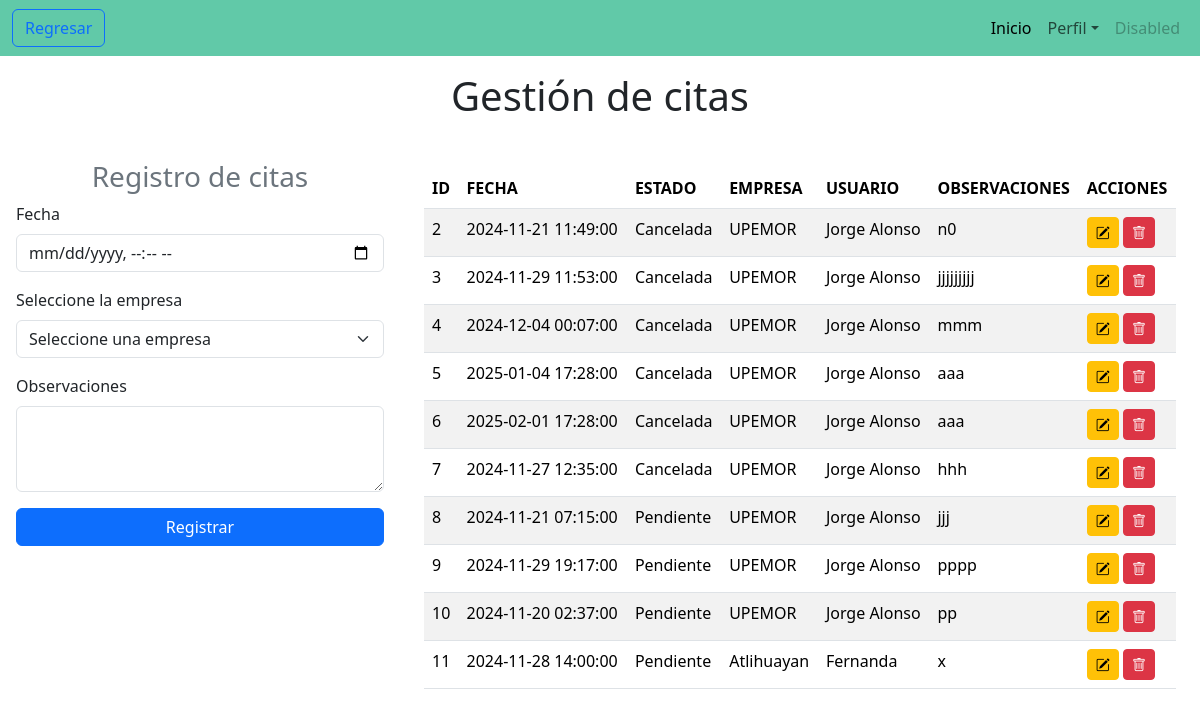
Screenshot of /Vista/Admin/citas.php (signed in) with the database file from the repository.
### tables this page shows
CREATE TABLE `citas` (
  `id_cita` int(11) NOT NULL AUTO_INCREMENT,
  `fecha` datetime NOT NULL,
  `estado` varchar(20) NOT NULL,
  `usuarios_id_usuario` int(11) DEFAULT NULL,
  `empresas_id_empresa` int(11) DEFAULT NULL,
  `observaciones` text DEFAULT NULL,
  PRIMARY KEY (`id_cita`),
  KEY `fk_citas_usuarios` (`usuarios_id_usuario`),
  KEY `fk_citas_empresas` (`empresas_id_empresa`),
  CONSTRAINT `fk_citas_empresas` FOREIGN KEY (`empresas_id_empresa`) REFERENCES `empresas` (`id_empresa`) ON DELETE SET NULL ON UPDATE CASCADE,
  CONSTRAINT `fk_citas_usuarios` FOREIGN KEY (`usuarios_id_usuario`) REFERENCES `usuarios` (`id_usuario`) ON DELETE SET NULL ON UPDATE CASCADE
);

CREATE TABLE `empresas` (
  `id_empresa` int(11) NOT NULL AUTO_INCREMENT,
  `nombre_empresa` varchar(50) NOT NULL,
  `contrasena` varchar(255) NOT NULL,
  `direccion_empresa` text DEFAULT NULL,
  `telefono_empresa` varchar(15) DEFAULT NULL,
  `correo_empresa` varchar(30) NOT NULL,
  `altitud` decimal(10,8) NOT NULL,
  `latitud` decimal(10,8) NOT NULL,
  PRIMARY KEY (`id_empresa`)
);

CREATE TABLE `usuarios` (
  `id_usuario` int(11) NOT NULL AUTO_INCREMENT,
  `nombre` varchar(30) NOT NULL,
  `usuario` varchar(20) NOT NULL,
  `contrasena` varchar(255) NOT NULL,
  `id_rol` int(11) NOT NULL,
  `apellidoP` varchar(25) NOT NULL,
  `apellidoM` varchar(25) NOT NULL,
  `correo` varchar(35) NOT NULL,
  `genero` varchar(25) NOT NULL,
  PRIMARY KEY (`id_usuario`),
  KEY `fk_usuario_rol` (`id_rol`),
  CONSTRAINT `fk_usuario_rol` FOREIGN KEY (`id_rol`) REFERENCES `roles` (`id_rol`) ON DELETE NO ACTION ON UPDATE NO ACTION
);

### Vista/Admin/citas.php (the view, shortened to what this page needs)
<?php
$conexion = new ConexionBD();
$conn = $conexion->conn;
$sql = "SELECT citas.id_cita, citas.fecha, citas.estado, citas.observaciones, empresas.nombre_empresa, usuarios.nombre AS nombre_usuario
        FROM citas
        JOIN empresas ON citas.empresas_id_empresa = empresas.id_empresa
        JOIN usuarios ON citas.usuarios_id_usuario = usuarios.id_usuario";
$result = $conn->query($sql);
?>
<!DOCTYPE html>
<html lang="en">
<head>
    <link href="https://cdn.jsdelivr.net/npm/bootstrap@5.3.3/dist/css/bootstrap.min.css" rel="stylesheet">
    <link href="https://cdn.jsdelivr.net/npm/bootstrap-icons@1.10.5/font/bootstrap-icons.css" rel="stylesheet">
</head>
<body>
<nav class="navbar navbar-expand-lg" style="background-color: #61c9a8;">
    <div class="container-fluid">
        <a href="pagPrincipal.php" class="btn btn-outline-primary">Regresar</a>
        <div class="collapse navbar-collapse" id="navbarSupportedContent">
            <ul class="navbar-nav ms-auto mb-2 mb-lg-0">
                <li class="nav-item">
                    <a class="nav-link active" aria-current="page" href="pagPrincipal.php">Inicio</a>
                </li>
                <li class="nav-item dropdown">
                    <a class="nav-link dropdown-toggle" href="#" role="button" data-bs-toggle="dropdown" aria-expanded="false">Perfil</a>
                </li>
                <li class="nav-item">
                    <a class="nav-link disabled" aria-disabled="true">Disabled</a>
                </li>
            </ul>
        </div>
    </div>
</nav>
    <h1 class="text-center p-3">Gestión de citas</h1>
    <div class="container-fluid">
        <div class="row">
            <form class="col-lg-4 col-md-6 col-sm-12 p-3" action="../../Controlador/Citas/registro_citas.php" method="POST">
                <h3 class="text-center text-secondary">Registro de citas</h3>
                <div class="mb-3">
                    <label class="form-label">Fecha</label>
                    <input type="datetime-local" class="form-control" name="fecha" required>
                </div>
                <div class="mb-3">
                    <label class="form-label">Seleccione la empresa</label>
                    <select class="form-select" name="empresas_id_empresa" required>
                        <option value="" selected disabled>Seleccione una empresa</option>
                    </select>
                </div>
                <div class="mb-3">
                    <label class="form-label">Observaciones</label>
                    <textarea class="form-control" name="observaciones" rows="3"></textarea>
                </div>
                <button type="submit" class="btn btn-primary w-100" name="btnregistrar">Registrar</button>
            </form>
            <div class="col-lg-8 col-md-6 col-sm-12 p-4">
                <div class="table-responsive">
                    <table class="table table-striped">
                        <thead>
                            <tr>
                                <th>ID</th>
                                <th>FECHA</th>
                                <th>ESTADO</th>
                                <th>EMPRESA</th>
                                <th>USUARIO</th>
                                <th>OBSERVACIONES</th>
                                <th>ACCIONES</th>
                            </tr>
                        </thead>
                        <tbody>
                            <?php while ($datos = $result->fetch_object()): ?>
                                <tr>
                                    <td><?= $datos->id_cita ?></td>
                                    <td><?= $datos->fecha ?></td>
                                    <td><?= $datos->estado ?></td>
                                    <td><?= $datos->nombre_empresa ?></td>
                                    <td><?= $datos->nombre_usuario ?></td>
                                    <td><?= $datos->observaciones ?></td>
                                    <td>
                                        <a href="modificar_cita.php?id=<?= $datos->id_cita ?>" class="btn btn-warning btn-sm"><i class="bi bi-pencil-square"></i></a>
                                        <a onclick="return confirm('¿Está seguro de eliminar esta cita?')" href="../../Controlador/Citas/eliminar_cita.php?id=<?= $datos->id_cita ?>" class="btn btn-danger btn-sm">
                                            <i class="bi bi-trash"></i>
                                        </a>
                                    </td>
                                </tr>
                            <?php endwhile; ?>
                        </tbody>
                    </table>
                </div>
            </div>
        </div>
    </div>
</body>
</html>

### rows the page displays
citas: id_cita "2", fecha "2024-11-21 11:49:00", estado "Cancelada", empresas_id_empresa.nombre_empresa "UPEMOR", usuarios_id_usuario.nombre "Jorge Alonso", observaciones "n0"
citas: id_cita "3", fecha "2024-11-29 11:53:00", estado "Cancelada", empresas_id_empresa.nombre_empresa "UPEMOR", usuarios_id_usuario.nombre "Jorge Alonso", observaciones "jjjjjjjjj"
citas: id_cita "4", fecha "2024-12-04 00:07:00", estado "Cancelada", empresas_id_empresa.nombre_empresa "UPEMOR", usuarios_id_usuario.nombre "Jorge Alonso", observaciones "mmm"
citas: id_cita "5", fecha "2025-01-04 17:28:00", estado "Cancelada", empresas_id_empresa.nombre_empresa "UPEMOR", usuarios_id_usuario.nombre "Jorge Alonso", observaciones "aaa"
citas: id_cita "6", fecha "2025-02-01 17:28:00", estado "Cancelada", empresas_id_empresa.nombre_empresa "UPEMOR", usuarios_id_usuario.nombre "Jorge Alonso", observaciones "aaa"
citas: id_cita "7", fecha "2024-11-27 12:35:00", estado "Cancelada", empresas_id_empresa.nombre_empresa "UPEMOR", usuarios_id_usuario.nombre "Jorge Alonso", observaciones "hhh"
citas: id_cita "8", fecha "2024-11-21 07:15:00", estado "Pendiente", empresas_id_empresa.nombre_empresa "UPEMOR", usuarios_id_usuario.nombre "Jorge Alonso", observaciones "jjj"
citas: id_cita "9", fecha "2024-11-29 19:17:00", estado "Pendiente", empresas_id_empresa.nombre_empresa "UPEMOR", usuarios_id_usuario.nombre "Jorge Alonso", observaciones "pppp"
citas: id_cita "10", fecha "2024-11-20 02:37:00", estado "Pendiente", empresas_id_empresa.nombre_empresa "UPEMOR", usuarios_id_usuario.nombre "Jorge Alonso", observaciones "pp"
citas: id_cita "11", fecha "2024-11-28 14:00:00", estado "Pendiente", empresas_id_empresa.nombre_empresa "Atlihuayan", usuarios_id_usuario.nombre "Fernanda", observaciones "x"
